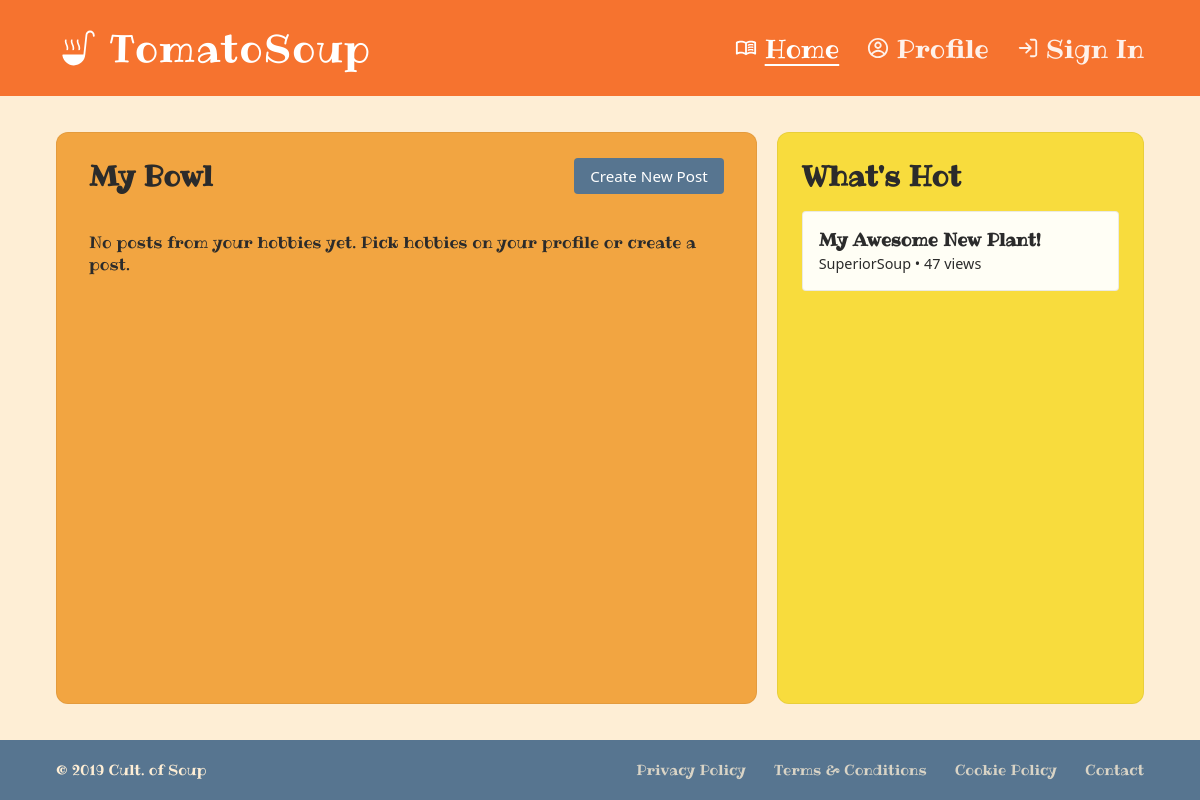
The page / (signed in) on the database as committed earlier.
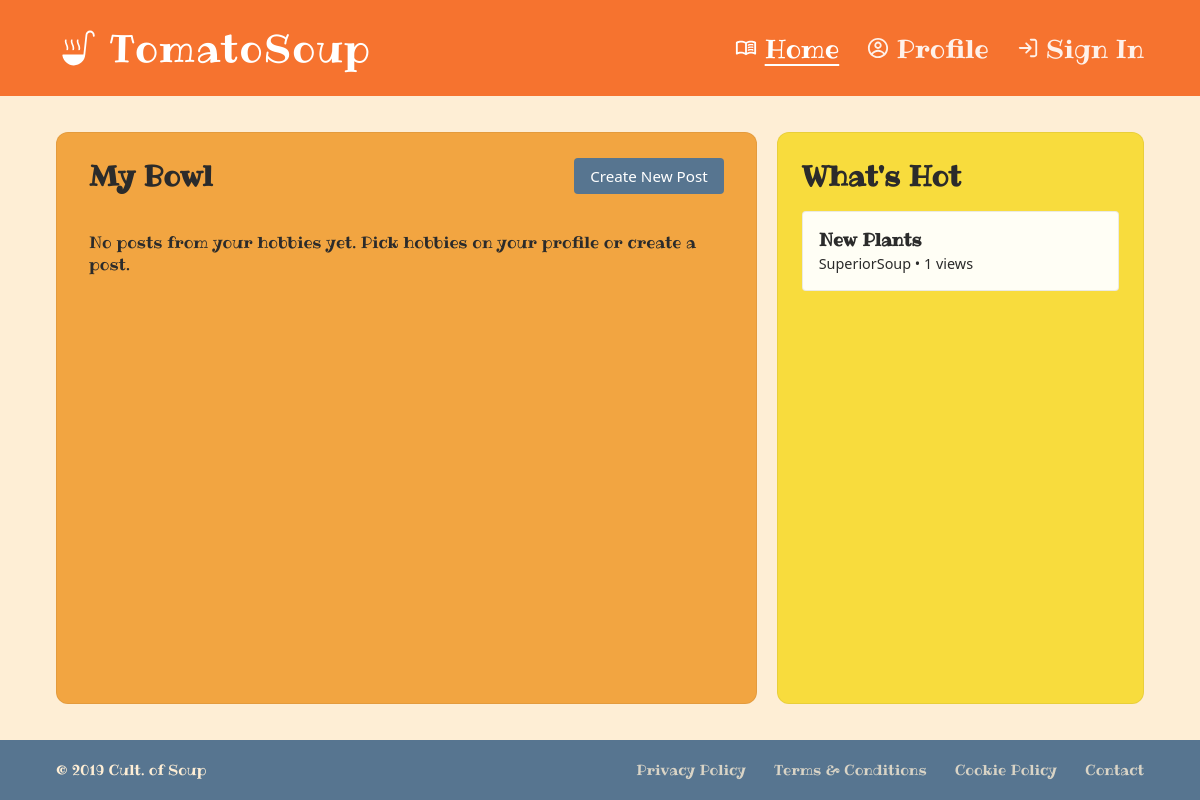
The same page on the database as committed later.
### Soup/models.py (models this page shows, shortened)
class Post(models.Model):
    id = models.UUIDField(primary_key=True, default=uuid.uuid4, editable=False)
    title = models.CharField(max_length=300, blank=True)
    description = models.TextField(blank=True)
    author = models.ForeignKey(Author, on_delete=models.CASCADE)
    hobby = models.CharField(max_length=300, choices=HOBBY, default='PLANTS')
    published = models.DateTimeField(default=timezone.now)
    views = models.PositiveIntegerField(default=0)

class Author(AbstractBaseUser, PermissionsMixin):
    id = models.UUIDField(primary_key=True, default=uuid.uuid4, editable=False)
    username = models.CharField(max_length=150, unique=True)
    email = models.CharField(blank=True)
    password = models.CharField(max_length=128, default="thisisapassword")
    pronouns = models.CharField(max_length=128, default="")
    hobby = JSONField(default=list, blank=True) # This will be a list of strings of hobbies that the user has selected
    date_joined = models.DateTimeField(default=timezone.now)
    is_superuser = models.BooleanField(default=False)
    is_staff = models.BooleanField(default=False)
    is_active = models.BooleanField(default=True)
    objects = UserManager()
    USERNAME_FIELD = "username"
    REQUIRED_FIELDS = ["email", "password"]

### Soup/views.py (the view)
# urls.py: path('', views.home_view, name='home'),
@login_required
def home_view(request):
    author = request.user
    if author.hobby == '':
        author_hobbies = []
    else:
        author_hobbies = json.loads(author.hobby)
    if len(author_hobbies) > 0:
        feed_posts = (
            Post.objects
            .select_related("author")
            .prefetch_related("image_set")
            .filter(hobby__in=author_hobbies)
            .order_by("-published")
        )
    else:
        feed_posts = Post.objects.none()
    spotlight_feed = request.GET.get("spotlight", "views")
    if spotlight_feed == "newest":
        whats_new_posts = Post.objects.select_related("author").prefetch_related("image_set").order_by("-published")[:10]
    else:
        whats_new_posts = Post.objects.select_related("author").prefetch_related("image_set").order_by("-views")[:10]
    context = {
        "author": author,
        "feed_posts": feed_posts,
        "whats_new_posts": whats_new_posts,
        "spotlight_mode": spotlight_feed,
    }
    return render(request, "home.html", context)

### Soup/templates/home.html (shortened to what this page needs)
{% extends 'base.html' %}
{% load static %}
{% block head %}
  <link rel="stylesheet" href="{% static 'css/home.css' %}" />
{% endblock %}
{% block content %}
  <div class="home-layout">
    <section class="home-my-bowl" aria-labelledby="my-bowl-heading">
      <div class="home-my-bowl-header">
        <h2 id="my-bowl-heading">My Bowl</h2>
        <a href="{% url 'new_post' %}" class="home-create-post-btn">Create New Post</a>
      </div>
      <div class="home-my-bowl-list">
        {% for post in feed_posts %}
          <article>
            <h3>{{ post.title|default:"Untitled Post" }}</h3>
            <p>By {{ post.author.username }} • {{ post.published|date:"M d, Y H:i" }}</p>
            <p>{{ post.description|truncatewords:30 }}</p>
            <p>Views: {{ post.views }}</p>
            {% with post.image_set.all as images %}
              {% if images %}
                <img src="{{ images.0.image.url }}" alt="" style="max-width: 100%; height: auto; border-radius: 4px;" />
              {% endif %}
            {% endwith %}
            <p><a href="{% url 'post' post.id %}">View More →</a></p>
          </article>
        {% empty %}
          <p>No posts from your hobbies yet. Pick hobbies on your profile or create a post.</p>
        {% endfor %}
      </div>
    </section>
    <section class="home-whats-hot" aria-labelledby="whats-hot-heading">
      <h2 id="whats-hot-heading">What's Hot</h2>
      <div class="home-whats-hot-list">
        {% for post in whats_new_posts %}
          <a href="{% url 'post' post.id %}" class="home-post-teaser">
            <strong>{{ post.title|default:"Untitled Post" }}</strong><br />
            <small>{{ post.author.username }} • {{ post.views }} views</small>
          </a>
        {% empty %}
          <p>No posts yet.</p>
        {% endfor %}
      </div>
    </section>
  </div>
{% endblock %}

Rows that differ between the two databases and show on the page:
removed Post: title "My Awesome New Plant!", author.username "SuperiorSoup", views "47"
added Post: title "New Plants", author.username "SuperiorSoup", views "1"
